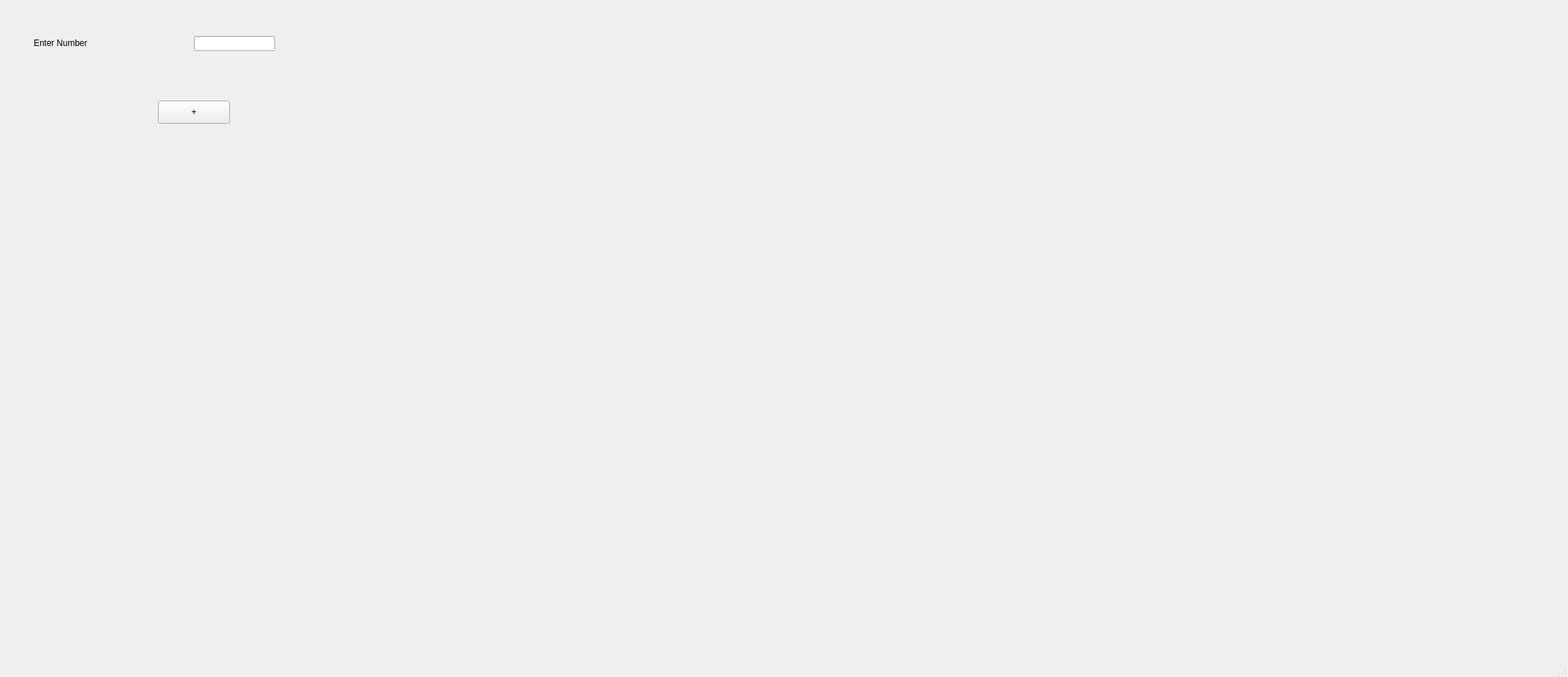
<?xml version="1.0" encoding="UTF-8"?>
<ui version="4.0">
 <class>Calculator</class>
 <widget class="QMainWindow" name="Calculator">
  <property name="geometry">
   <rect>
    <x>0</x>
    <y>0</y>
    <width>2183</width>
    <height>942</height>
   </rect>
  </property>
  <property name="windowTitle">
   <string>Calculator</string>
  </property>
  <widget class="QWidget" name="centralwidget">
   <widget class="QPushButton" name="addBtn">
    <property name="geometry">
     <rect>
      <x>220</x>
      <y>140</y>
      <width>100</width>
      <height>32</height>
     </rect>
    </property>
    <property name="text">
     <string>+</string>
    </property>
   </widget>
   <widget class="QLabel" name="label">
    <property name="geometry">
     <rect>
      <x>47</x>
      <y>50</y>
      <width>161</width>
      <height>20</height>
     </rect>
    </property>
    <property name="text">
     <string>Enter Number</string>
    </property>
   </widget>
   <widget class="QLineEdit" name="inputField">
    <property name="geometry">
     <rect>
      <x>270</x>
      <y>50</y>
      <width>113</width>
      <height>21</height>
     </rect>
    </property>
   </widget>
  </widget>
  <widget class="QMenuBar" name="menubar">
   <property name="geometry">
    <rect>
     <x>0</x>
     <y>0</y>
     <width>2183</width>
     <height>43</height>
    </rect>
   </property>
  </widget>
  <widget class="QStatusBar" name="statusbar"/>
 </widget>
 <resources/>
 <connections/>
</ui>
